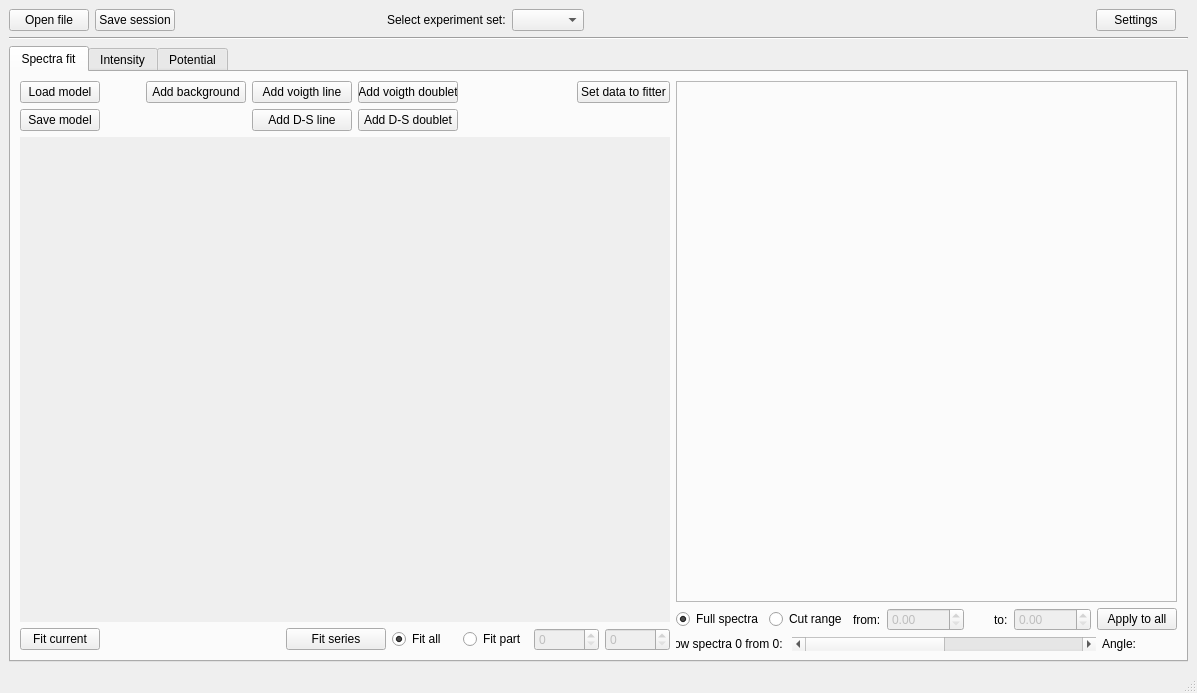
<?xml version="1.0" encoding="UTF-8"?>
<ui version="4.0">
 <class>MainWindow</class>
 <widget class="QMainWindow" name="MainWindow">
  <property name="geometry">
   <rect>
    <x>0</x>
    <y>0</y>
    <width>1197</width>
    <height>693</height>
   </rect>
  </property>
  <property name="windowTitle">
   <string>Fitter GUI</string>
  </property>
  <widget class="QWidget" name="centralwidget">
   <layout class="QGridLayout" name="gridLayout">
    <item row="0" column="6">
     <widget class="QPushButton" name="but_settings">
      <property name="text">
       <string>Settings</string>
      </property>
     </widget>
    </item>
    <item row="2" column="0" colspan="9">
     <widget class="QTabWidget" name="tab_mode">
      <property name="enabled">
       <bool>true</bool>
      </property>
      <property name="currentIndex">
       <number>0</number>
      </property>
      <widget class="QWidget" name="tab_spectra">
       <attribute name="title">
        <string>Spectra fit</string>
       </attribute>
       <layout class="QHBoxLayout" name="horizontalLayout_2" stretch="0,1">
        <item>
         <layout class="QVBoxLayout" name="verticalLayout_2" stretch="0,1,0">
          <item>
           <layout class="QGridLayout" name="gridLayout_6">
            <item row="0" column="0">
             <widget class="QPushButton" name="s_but_load_model">
              <property name="text">
               <string>Load model</string>
              </property>
             </widget>
            </item>
            <item row="0" column="1">
             <spacer name="horizontalSpacer_5">
              <property name="orientation">
               <enum>Qt::Horizontal</enum>
              </property>
              <property name="sizeType">
               <enum>QSizePolicy::Minimum</enum>
              </property>
              <property name="sizeHint" stdset="0">
               <size>
                <width>40</width>
                <height>20</height>
               </size>
              </property>
             </spacer>
            </item>
            <item row="0" column="2">
             <widget class="QPushButton" name="s_cmd_add_back">
              <property name="minimumSize">
               <size>
                <width>100</width>
                <height>0</height>
               </size>
              </property>
              <property name="maximumSize">
               <size>
                <width>100</width>
                <height>16777215</height>
               </size>
              </property>
              <property name="text">
               <string>Add background</string>
              </property>
             </widget>
            </item>
            <item row="0" column="3">
             <widget class="QPushButton" name="s_cmd_add_s_voi">
              <property name="minimumSize">
               <size>
                <width>100</width>
                <height>0</height>
               </size>
              </property>
              <property name="maximumSize">
               <size>
                <width>100</width>
                <height>16777215</height>
               </size>
              </property>
              <property name="text">
               <string>Add voigth line</string>
              </property>
             </widget>
            </item>
            <item row="0" column="4">
             <widget class="QPushButton" name="s_cmd_add_d_voi">
              <property name="minimumSize">
               <size>
                <width>100</width>
                <height>0</height>
               </size>
              </property>
              <property name="maximumSize">
               <size>
                <width>100</width>
                <height>16777215</height>
               </size>
              </property>
              <property name="text">
               <string>Add voigth doublet</string>
              </property>
             </widget>
            </item>
            <item row="0" column="5">
             <spacer name="horizontalSpacer_2">
              <property name="orientation">
               <enum>Qt::Horizontal</enum>
              </property>
              <property name="sizeHint" stdset="0">
               <size>
                <width>40</width>
                <height>20</height>
               </size>
              </property>
             </spacer>
            </item>
            <item row="0" column="6">
             <widget class="QPushButton" name="s_pb_set_data">
              <property name="maximumSize">
               <size>
                <width>100</width>
                <height>16777215</height>
               </size>
              </property>
              <property name="text">
               <string>Set data to fitter</string>
              </property>
             </widget>
            </item>
            <item row="1" column="0">
             <widget class="QPushButton" name="s_but_save_model">
              <property name="text">
               <string>Save model</string>
              </property>
             </widget>
            </item>
            <item row="1" column="3">
             <widget class="QPushButton" name="s_cmd_add_s_don">
              <property name="minimumSize">
               <size>
                <width>100</width>
                <height>0</height>
               </size>
              </property>
              <property name="maximumSize">
               <size>
                <width>100</width>
                <height>16777215</height>
               </size>
              </property>
              <property name="text">
               <string>Add D-S line</string>
              </property>
             </widget>
            </item>
            <item row="1" column="4">
             <widget class="QPushButton" name="s_cmd_add_d_don">
              <property name="minimumSize">
               <size>
                <width>100</width>
                <height>0</height>
               </size>
              </property>
              <property name="maximumSize">
               <size>
                <width>100</width>
                <height>16777215</height>
               </size>
              </property>
              <property name="text">
               <string>Add D-S doublet</string>
              </property>
             </widget>
            </item>
           </layout>
          </item>
          <item>
           <widget class="QScrollArea" name="scrollArea_2">
            <property name="sizePolicy">
             <sizepolicy hsizetype="Minimum" vsizetype="Expanding">
              <horstretch>0</horstretch>
              <verstretch>0</verstretch>
             </sizepolicy>
            </property>
            <property name="minimumSize">
             <size>
              <width>650</width>
              <height>0</height>
             </size>
            </property>
            <property name="maximumSize">
             <size>
              <width>650</width>
              <height>16777215</height>
             </size>
            </property>
            <property name="autoFillBackground">
             <bool>true</bool>
            </property>
            <property name="frameShape">
             <enum>QFrame::NoFrame</enum>
            </property>
            <property name="frameShadow">
             <enum>QFrame::Plain</enum>
            </property>
            <property name="horizontalScrollBarPolicy">
             <enum>Qt::ScrollBarAlwaysOff</enum>
            </property>
            <property name="widgetResizable">
             <bool>true</bool>
            </property>
            <widget class="QWidget" name="s_wc_models">
             <property name="geometry">
              <rect>
               <x>0</x>
               <y>0</y>
               <width>650</width>
               <height>459</height>
              </rect>
             </property>
            </widget>
           </widget>
          </item>
          <item>
           <layout class="QHBoxLayout" name="horizontalLayout_5">
            <item>
             <widget class="QPushButton" name="s_cmd_fit_one">
              <property name="sizePolicy">
               <sizepolicy hsizetype="Preferred" vsizetype="Fixed">
                <horstretch>0</horstretch>
                <verstretch>0</verstretch>
               </sizepolicy>
              </property>
              <property name="minimumSize">
               <size>
                <width>80</width>
                <height>0</height>
               </size>
              </property>
              <property name="maximumSize">
               <size>
                <width>120</width>
                <height>16777215</height>
               </size>
              </property>
              <property name="text">
               <string>Fit current</string>
              </property>
             </widget>
            </item>
            <item>
             <spacer name="horizontalSpacer_7">
              <property name="orientation">
               <enum>Qt::Horizontal</enum>
              </property>
              <property name="sizeHint" stdset="0">
               <size>
                <width>40</width>
                <height>20</height>
               </size>
              </property>
             </spacer>
            </item>
            <item>
             <widget class="QPushButton" name="s_cmd_fit_all">
              <property name="minimumSize">
               <size>
                <width>100</width>
                <height>0</height>
               </size>
              </property>
              <property name="maximumSize">
               <size>
                <width>120</width>
                <height>16777215</height>
               </size>
              </property>
              <property name="text">
               <string>Fit series</string>
              </property>
             </widget>
            </item>
            <item>
             <widget class="QRadioButton" name="s_rb_all_fit">
              <property name="sizePolicy">
               <sizepolicy hsizetype="Preferred" vsizetype="Fixed">
                <horstretch>0</horstretch>
                <verstretch>0</verstretch>
               </sizepolicy>
              </property>
              <property name="minimumSize">
               <size>
                <width>65</width>
                <height>0</height>
               </size>
              </property>
              <property name="maximumSize">
               <size>
                <width>80</width>
                <height>16777215</height>
               </size>
              </property>
              <property name="text">
               <string>Fit all</string>
              </property>
              <property name="checked">
               <bool>true</bool>
              </property>
              <attribute name="buttonGroup">
               <string notr="true">s_bg_fit_spectra</string>
              </attribute>
             </widget>
            </item>
            <item>
             <widget class="QRadioButton" name="s_rb_part_fit">
              <property name="sizePolicy">
               <sizepolicy hsizetype="Preferred" vsizetype="Fixed">
                <horstretch>0</horstretch>
                <verstretch>0</verstretch>
               </sizepolicy>
              </property>
              <property name="minimumSize">
               <size>
                <width>65</width>
                <height>0</height>
               </size>
              </property>
              <property name="maximumSize">
               <size>
                <width>80</width>
                <height>16777215</height>
               </size>
              </property>
              <property name="text">
               <string>Fit part</string>
              </property>
              <attribute name="buttonGroup">
               <string notr="true">s_bg_fit_spectra</string>
              </attribute>
             </widget>
            </item>
            <item>
             <widget class="QSpinBox" name="s_sp_fit_from">
              <property name="enabled">
               <bool>false</bool>
              </property>
              <property name="minimumSize">
               <size>
                <width>65</width>
                <height>0</height>
               </size>
              </property>
              <property name="maximumSize">
               <size>
                <width>80</width>
                <height>16777215</height>
               </size>
              </property>
             </widget>
            </item>
            <item>
             <widget class="QSpinBox" name="s_sp_fit_to">
              <property name="enabled">
               <bool>false</bool>
              </property>
              <property name="minimumSize">
               <size>
                <width>65</width>
                <height>0</height>
               </size>
              </property>
              <property name="maximumSize">
               <size>
                <width>80</width>
                <height>16777215</height>
               </size>
              </property>
              <property name="minimum">
               <number>0</number>
              </property>
              <property name="value">
               <number>0</number>
              </property>
             </widget>
            </item>
           </layout>
          </item>
         </layout>
        </item>
        <item>
         <layout class="QVBoxLayout" name="verticalLayout" stretch="1,0,0">
          <item>
           <widget class="QFrame" name="spectra_plots">
            <property name="sizePolicy">
             <sizepolicy hsizetype="Preferred" vsizetype="Preferred">
              <horstretch>0</horstretch>
              <verstretch>0</verstretch>
             </sizepolicy>
            </property>
            <property name="minimumSize">
             <size>
              <width>250</width>
              <height>0</height>
             </size>
            </property>
            <property name="frameShape">
             <enum>QFrame::StyledPanel</enum>
            </property>
            <property name="frameShadow">
             <enum>QFrame::Raised</enum>
            </property>
           </widget>
          </item>
          <item>
           <layout class="QHBoxLayout" name="horizontalLayout_3">
            <property name="sizeConstraint">
             <enum>QLayout::SetDefaultConstraint</enum>
            </property>
            <item>
             <widget class="QRadioButton" name="s_rb_range_all">
              <property name="text">
               <string>Full spectra</string>
              </property>
              <property name="checked">
               <bool>true</bool>
              </property>
              <attribute name="buttonGroup">
               <string notr="true">s_bg_cut_range</string>
              </attribute>
             </widget>
            </item>
            <item>
             <widget class="QRadioButton" name="s_rb_range_cut">
              <property name="text">
               <string>Cut range</string>
              </property>
              <attribute name="buttonGroup">
               <string notr="true">s_bg_cut_range</string>
              </attribute>
             </widget>
            </item>
            <item>
             <widget class="QLabel" name="label_8">
              <property name="text">
               <string>from:</string>
              </property>
             </widget>
            </item>
            <item>
             <widget class="QDoubleSpinBox" name="s_dsp_cut_from">
              <property name="enabled">
               <bool>false</bool>
              </property>
              <property name="maximum">
               <double>10000.000000000000000</double>
              </property>
              <property name="singleStep">
               <double>0.010000000000000</double>
              </property>
             </widget>
            </item>
            <item>
             <spacer name="horizontalSpacer_6">
              <property name="orientation">
               <enum>Qt::Horizontal</enum>
              </property>
              <property name="sizeHint" stdset="0">
               <size>
                <width>40</width>
                <height>20</height>
               </size>
              </property>
             </spacer>
            </item>
            <item>
             <widget class="QLabel" name="label_9">
              <property name="text">
               <string>to:</string>
              </property>
             </widget>
            </item>
            <item>
             <widget class="QDoubleSpinBox" name="s_dsp_cut_to">
              <property name="enabled">
               <bool>false</bool>
              </property>
              <property name="maximum">
               <double>10000.000000000000000</double>
              </property>
              <property name="singleStep">
               <double>0.010000000000000</double>
              </property>
             </widget>
            </item>
            <item>
             <widget class="QPushButton" name="s_pb_range_to_all">
              <property name="text">
               <string>Apply to all</string>
              </property>
             </widget>
            </item>
           </layout>
          </item>
          <item>
           <layout class="QHBoxLayout" name="horizontalLayout_4">
            <item>
             <widget class="QLabel" name="s_lb_spectra_num">
              <property name="maximumSize">
               <size>
                <width>110</width>
                <height>16777215</height>
               </size>
              </property>
              <property name="text">
               <string>Show spectra 0 from 0: </string>
              </property>
              <property name="alignment">
               <set>Qt::AlignRight|Qt::AlignTrailing|Qt::AlignVCenter</set>
              </property>
             </widget>
            </item>
            <item>
             <widget class="QScrollBar" name="s_scr_spectra">
              <property name="sizePolicy">
               <sizepolicy hsizetype="Preferred" vsizetype="Fixed">
                <horstretch>0</horstretch>
                <verstretch>0</verstretch>
               </sizepolicy>
              </property>
              <property name="minimumSize">
               <size>
                <width>125</width>
                <height>0</height>
               </size>
              </property>
              <property name="maximumSize">
               <size>
                <width>167000</width>
                <height>16777215</height>
               </size>
              </property>
              <property name="maximum">
               <number>10</number>
              </property>
              <property name="value">
               <number>0</number>
              </property>
              <property name="orientation">
               <enum>Qt::Horizontal</enum>
              </property>
             </widget>
            </item>
            <item>
             <widget class="QLabel" name="s_lb_angle">
              <property name="minimumSize">
               <size>
                <width>75</width>
                <height>0</height>
               </size>
              </property>
              <property name="maximumSize">
               <size>
                <width>75</width>
                <height>16777215</height>
               </size>
              </property>
              <property name="text">
               <string>Angle: </string>
              </property>
             </widget>
            </item>
           </layout>
          </item>
         </layout>
        </item>
       </layout>
      </widget>
      <widget class="QWidget" name="tab_intensity">
       <attribute name="title">
        <string>Intensity</string>
       </attribute>
       <layout class="QGridLayout" name="gridLayout_5">
        <item row="0" column="0">
         <layout class="QHBoxLayout" name="horizontalLayout">
          <item>
           <widget class="QCheckBox" name="p_chk_correction">
            <property name="text">
             <string>Do intensity correction</string>
            </property>
           </widget>
          </item>
          <item>
           <spacer name="horizontalSpacer_4">
            <property name="orientation">
             <enum>Qt::Horizontal</enum>
            </property>
            <property name="sizeType">
             <enum>QSizePolicy::Fixed</enum>
            </property>
            <property name="sizeHint" stdset="0">
             <size>
              <width>410</width>
              <height>20</height>
             </size>
            </property>
           </spacer>
          </item>
          <item>
           <widget class="QPushButton" name="i_but_revert_structure">
            <property name="sizePolicy">
             <sizepolicy hsizetype="Fixed" vsizetype="Fixed">
              <horstretch>0</horstretch>
              <verstretch>0</verstretch>
             </sizepolicy>
            </property>
            <property name="text">
             <string>Revert structure</string>
            </property>
           </widget>
          </item>
         </layout>
        </item>
        <item row="4" column="0">
         <layout class="QGridLayout" name="gridLayout_4">
          <property name="sizeConstraint">
           <enum>QLayout::SetFixedSize</enum>
          </property>
          <item row="1" column="3">
           <widget class="QPushButton" name="i_but_stop_fit">
            <property name="enabled">
             <bool>false</bool>
            </property>
            <property name="minimumSize">
             <size>
              <width>325</width>
              <height>0</height>
             </size>
            </property>
            <property name="maximumSize">
             <size>
              <width>325</width>
              <height>25</height>
             </size>
            </property>
            <property name="text">
             <string>Stop fit</string>
            </property>
           </widget>
          </item>
          <item row="2" column="0">
           <widget class="QLabel" name="label_4">
            <property name="minimumSize">
             <size>
              <width>0</width>
              <height>20</height>
             </size>
            </property>
            <property name="maximumSize">
             <size>
              <width>100</width>
              <height>20</height>
             </size>
            </property>
            <property name="text">
             <string>Angle shift:     </string>
            </property>
            <property name="alignment">
             <set>Qt::AlignRight|Qt::AlignTrailing|Qt::AlignVCenter</set>
            </property>
           </widget>
          </item>
          <item row="2" column="1">
           <widget class="QDoubleSpinBox" name="i_dsp_shift">
            <property name="maximumSize">
             <size>
              <width>110</width>
              <height>16777215</height>
             </size>
            </property>
            <property name="decimals">
             <number>3</number>
            </property>
            <property name="minimum">
             <double>-1.000000000000000</double>
            </property>
            <property name="maximum">
             <double>1.000000000000000</double>
            </property>
            <property name="singleStep">
             <double>0.001000000000000</double>
            </property>
           </widget>
          </item>
          <item row="2" column="3">
           <widget class="QScrollBar" name="i_scr_history">
            <property name="minimumSize">
             <size>
              <width>325</width>
              <height>0</height>
             </size>
            </property>
            <property name="maximumSize">
             <size>
              <width>325</width>
              <height>16777215</height>
             </size>
            </property>
            <property name="maximum">
             <number>10</number>
            </property>
            <property name="value">
             <number>0</number>
            </property>
            <property name="orientation">
             <enum>Qt::Horizontal</enum>
            </property>
           </widget>
          </item>
          <item row="0" column="0" colspan="4">
           <widget class="QPushButton" name="i_but_simulate">
            <property name="sizePolicy">
             <sizepolicy hsizetype="Preferred" vsizetype="Fixed">
              <horstretch>0</horstretch>
              <verstretch>0</verstretch>
             </sizepolicy>
            </property>
            <property name="minimumSize">
             <size>
              <width>650</width>
              <height>0</height>
             </size>
            </property>
            <property name="maximumSize">
             <size>
              <width>650</width>
              <height>16777215</height>
             </size>
            </property>
            <property name="text">
             <string>Simulate</string>
            </property>
           </widget>
          </item>
          <item row="2" column="2">
           <widget class="QLabel" name="label_7">
            <property name="maximumSize">
             <size>
              <width>110</width>
              <height>16777215</height>
             </size>
            </property>
            <property name="text">
             <string>Sim history:</string>
            </property>
            <property name="alignment">
             <set>Qt::AlignRight|Qt::AlignTrailing|Qt::AlignVCenter</set>
            </property>
           </widget>
          </item>
          <item row="1" column="0" colspan="3">
           <widget class="QPushButton" name="i_but_start_fit">
            <property name="minimumSize">
             <size>
              <width>325</width>
              <height>0</height>
             </size>
            </property>
            <property name="maximumSize">
             <size>
              <width>325</width>
              <height>16777215</height>
             </size>
            </property>
            <property name="text">
             <string>Start fit</string>
            </property>
           </widget>
          </item>
         </layout>
        </item>
        <item row="4" column="1" colspan="2">
         <widget class="QListWidget" name="p_l_fit_history">
          <property name="maximumSize">
           <size>
            <width>16777215</width>
            <height>80</height>
           </size>
          </property>
         </widget>
        </item>
        <item row="2" column="0">
         <widget class="QScrollArea" name="scrollArea">
          <property name="maximumSize">
           <size>
            <width>655</width>
            <height>16777215</height>
           </size>
          </property>
          <property name="autoFillBackground">
           <bool>true</bool>
          </property>
          <property name="frameShape">
           <enum>QFrame::NoFrame</enum>
          </property>
          <property name="frameShadow">
           <enum>QFrame::Plain</enum>
          </property>
          <property name="horizontalScrollBarPolicy">
           <enum>Qt::ScrollBarAlwaysOff</enum>
          </property>
          <property name="widgetResizable">
           <bool>true</bool>
          </property>
          <widget class="QWidget" name="i_wc_layers">
           <property name="geometry">
            <rect>
             <x>0</x>
             <y>0</y>
             <width>655</width>
             <height>423</height>
            </rect>
           </property>
          </widget>
         </widget>
        </item>
        <item row="0" column="1" rowspan="4" colspan="2">
         <widget class="QFrame" name="i_plots">
          <property name="frameShape">
           <enum>QFrame::StyledPanel</enum>
          </property>
          <property name="frameShadow">
           <enum>QFrame::Raised</enum>
          </property>
         </widget>
        </item>
       </layout>
      </widget>
      <widget class="QWidget" name="tab_potential">
       <attribute name="title">
        <string>Potential</string>
       </attribute>
       <layout class="QGridLayout" name="gridLayout_3">
        <item row="0" column="0" rowspan="2">
         <widget class="QFrame" name="frame_2">
          <property name="frameShape">
           <enum>QFrame::StyledPanel</enum>
          </property>
          <property name="frameShadow">
           <enum>QFrame::Raised</enum>
          </property>
          <layout class="QGridLayout" name="gridLayout_2">
           <item row="1" column="2">
            <widget class="QLabel" name="label_6">
             <property name="text">
              <string>eV</string>
             </property>
            </widget>
           </item>
           <item row="1" column="1">
            <widget class="QDoubleSpinBox" name="p_sb_max_potential">
             <property name="minimumSize">
              <size>
               <width>65</width>
               <height>0</height>
              </size>
             </property>
             <property name="value">
              <double>1.000000000000000</double>
             </property>
            </widget>
           </item>
           <item row="5" column="1" colspan="3">
            <widget class="QScrollBar" name="p_srb_cycle">
             <property name="orientation">
              <enum>Qt::Horizontal</enum>
             </property>
            </widget>
           </item>
           <item row="5" column="0">
            <widget class="QLabel" name="p_lb_fit_cycle">
             <property name="text">
              <string>Cycle:</string>
             </property>
            </widget>
           </item>
           <item row="0" column="0">
            <widget class="QLabel" name="label_2">
             <property name="text">
              <string>Select model:</string>
             </property>
            </widget>
           </item>
           <item row="2" column="0" colspan="4">
            <widget class="QWidget" name="p_wc_deg_freedom" native="true">
             <property name="minimumSize">
              <size>
               <width>330</width>
               <height>0</height>
              </size>
             </property>
            </widget>
           </item>
           <item row="0" column="2">
            <widget class="QLabel" name="label_3">
             <property name="text">
              <string>Degree of freedoms:</string>
             </property>
            </widget>
           </item>
           <item row="0" column="3">
            <widget class="QSpinBox" name="p_sb_deg_freedom"/>
           </item>
           <item row="1" column="0">
            <widget class="QLabel" name="label_5">
             <property name="text">
              <string>Maximum potential</string>
             </property>
            </widget>
           </item>
           <item row="0" column="1">
            <widget class="QComboBox" name="p_cb_cmb_model"/>
           </item>
           <item row="6" column="0" colspan="4">
            <widget class="QLabel" name="p_lb_fit_status">
             <property name="minimumSize">
              <size>
               <width>0</width>
               <height>20</height>
              </size>
             </property>
             <property name="maximumSize">
              <size>
               <width>16777215</width>
               <height>17</height>
              </size>
             </property>
             <property name="text">
              <string>Cycle:</string>
             </property>
            </widget>
           </item>
           <item row="4" column="0" colspan="4">
            <widget class="QPushButton" name="p_but_prepare_fit_set">
             <property name="text">
              <string>Prepare fit set</string>
             </property>
            </widget>
           </item>
           <item row="3" column="0" colspan="4">
            <widget class="QPushButton" name="p_but_pot_fit">
             <property name="text">
              <string>Start fit</string>
             </property>
            </widget>
           </item>
          </layout>
          <zorder>p_wc_deg_freedom</zorder>
          <zorder>label_2</zorder>
          <zorder>p_cb_cmb_model</zorder>
          <zorder>p_sb_deg_freedom</zorder>
          <zorder>label_5</zorder>
          <zorder>label_3</zorder>
          <zorder>label_6</zorder>
          <zorder>p_sb_max_potential</zorder>
          <zorder>p_but_pot_fit</zorder>
          <zorder>p_srb_cycle</zorder>
          <zorder>p_lb_fit_cycle</zorder>
          <zorder>p_but_prepare_fit_set</zorder>
          <zorder>p_lb_fit_status</zorder>
         </widget>
        </item>
        <item row="1" column="1" colspan="2">
         <widget class="QTabWidget" name="tabWidget">
          <property name="currentIndex">
           <number>0</number>
          </property>
          <widget class="QWidget" name="p_sim_res">
           <attribute name="title">
            <string>Simulation</string>
           </attribute>
          </widget>
          <widget class="QWidget" name="p_fit_res">
           <attribute name="title">
            <string>Fit results</string>
           </attribute>
          </widget>
         </widget>
        </item>
       </layout>
      </widget>
     </widget>
    </item>
    <item row="0" column="3">
     <widget class="QLabel" name="label">
      <property name="text">
       <string>Select experiment set:</string>
      </property>
     </widget>
    </item>
    <item row="0" column="5">
     <spacer name="horizontalSpacer">
      <property name="orientation">
       <enum>Qt::Horizontal</enum>
      </property>
      <property name="sizeHint" stdset="0">
       <size>
        <width>778</width>
        <height>20</height>
       </size>
      </property>
     </spacer>
    </item>
    <item row="0" column="0">
     <widget class="QPushButton" name="b_select_file">
      <property name="text">
       <string>Open file</string>
      </property>
     </widget>
    </item>
    <item row="0" column="4">
     <widget class="QComboBox" name="cb_experimental_set"/>
    </item>
    <item row="0" column="2">
     <widget class="QLabel" name="l_folder">
      <property name="minimumSize">
       <size>
        <width>200</width>
        <height>0</height>
       </size>
      </property>
      <property name="text">
       <string/>
      </property>
     </widget>
    </item>
    <item row="1" column="0" colspan="9">
     <widget class="Line" name="line">
      <property name="orientation">
       <enum>Qt::Horizontal</enum>
      </property>
     </widget>
    </item>
    <item row="0" column="1">
     <widget class="QPushButton" name="but_save_session">
      <property name="text">
       <string>Save session</string>
      </property>
     </widget>
    </item>
   </layout>
  </widget>
  <widget class="QMenuBar" name="menubar">
   <property name="geometry">
    <rect>
     <x>0</x>
     <y>0</y>
     <width>1197</width>
     <height>21</height>
    </rect>
   </property>
  </widget>
  <widget class="QStatusBar" name="statusbar"/>
 </widget>
 <resources/>
 <connections/>
 <buttongroups>
  <buttongroup name="s_bg_fit_spectra"/>
  <buttongroup name="s_bg_cut_range"/>
 </buttongroups>
</ui>
